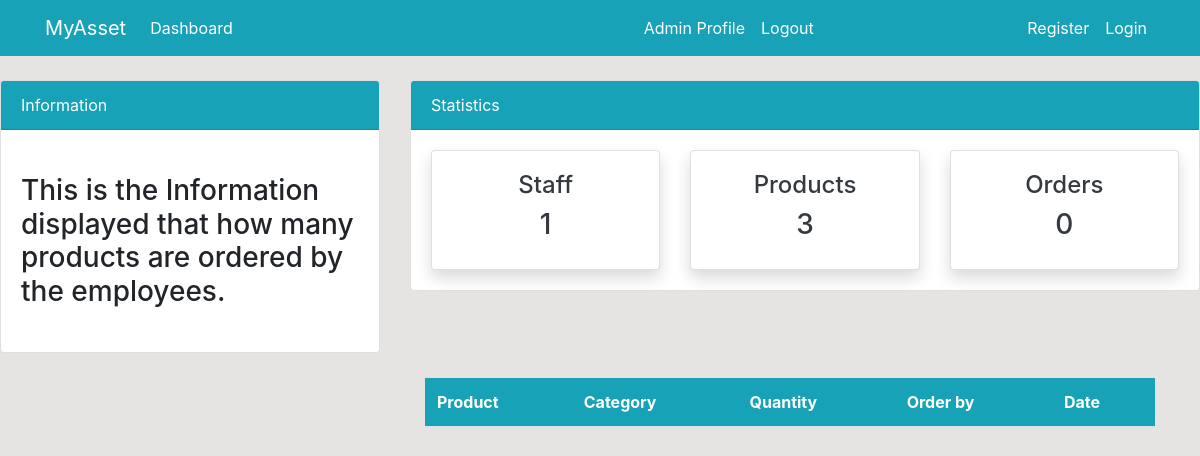
The page /order/ (signed in) on the database as committed earlier.
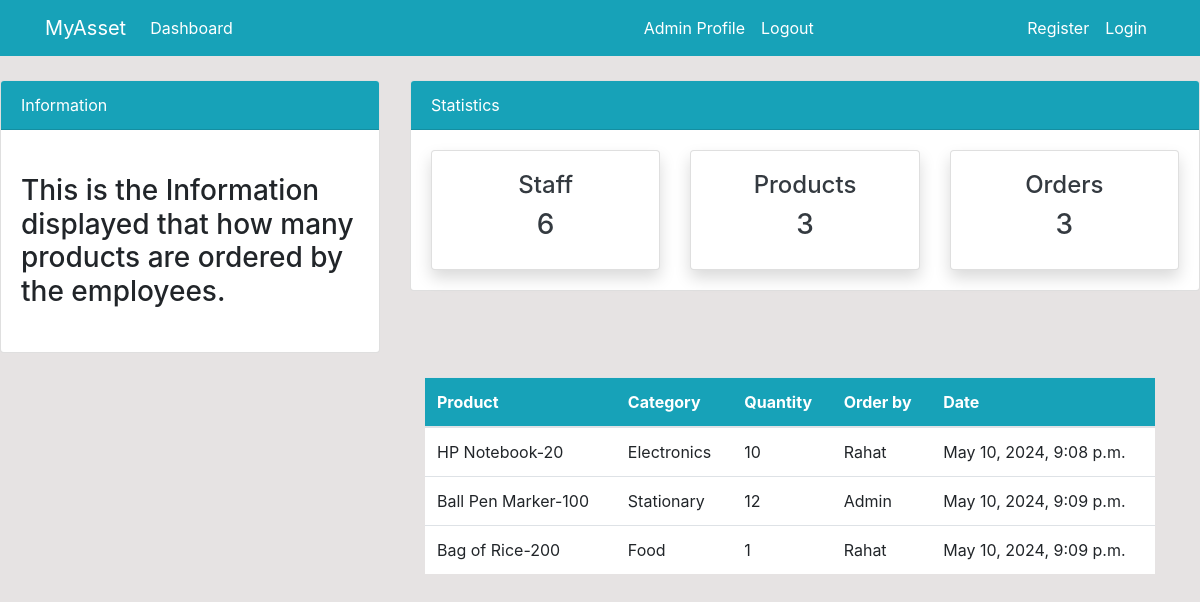
The same page on the database as committed later.
### dashboard/models.py (models this page shows, shortened)
class Order(models.Model):
    product = models.ForeignKey(Product, on_delete=models.CASCADE, null=True)
    staff = models.ForeignKey(User, models.CASCADE, null=True)
    order_quantity = models.PositiveIntegerField(null=True)
    date = models.DateTimeField(auto_now_add=True)
    class Meta:
      verbose_name_plural = 'Order'

class Product(models.Model):
    name= models.CharField(max_length=100, null=True)
    category = models.CharField(max_length=20, choices=CATEGORY, null=True)
    quantity = models.PositiveIntegerField(null=True)
    class Meta:
      verbose_name_plural = 'Product'
    def __str__(self):
        return f'{self.name}-{self.quantity}'

### dashboard/views.py (the view)
# urls.py: path('order/', views.order, name='dashboard-order'),
@login_required(login_url='user-login')
def order(request):
    orders = Order.objects.all()
    orders_count = orders.count()
    workers_count = User.objects.all().count()
    product_count = Product.objects.all().count()
    context = {
        'orders':orders,
        'workers_count': workers_count,
        'orders_count': orders_count,
        'product_count': product_count
    }
    return render(request, 'dashboard/order.html', context)

### templates/dashboard/order.html (shortened to what this page needs)
{% extends 'partials/base.html' %}
{% block content %}
{% include 'partials/topnav.html' %}
    <div class="container">
        <div class="row my-4">
            <div class="col-md-4">
            </div>
            <div class="col-md-8">
                <table class="table bg-white">
                    <thead class="bg-info">
                        <tr class="text-white">
                            <th scope="col">Product</th>
                            <th scope="col">Category</th>
                            <th scope="col">Quantity</th>
                            <th scope="col">Order by</th>
                            <th scope="col">Date</th>
                        </tr>
                    </thead>
                    <tbody>
                        {% for orders in orders %}
                        <tr>
                            <td>{{ orders.product }}</td>
                            <td>{{ orders.product.category }}</td>
                            <td>{{ orders.order_quantity }}</td>
                            <td>{{ orders.staff.username }}</td>
                            <td>{{ orders.date }}</td>
                        </tr>
                        {% endfor %}
                    </tbody>
                </table>
            </div>
        </div>
    </div>
{% endblock  %}

Rows that differ between the two databases and show on the page:
added Order: product "HP Notebook-20", product.category "Electronics", order_quantity "10", staff.username "Rahat", date "May 10, 2024, 9:08 p.m."
added Order: product "Ball Pen Marker-100", product.category "Stationary", order_quantity "12", staff.username "Admin", date "May 10, 2024, 9:09 p.m."
added Order: product "Bag of Rice-200", product.category "Food", order_quantity "1", staff.username "Rahat", date "May 10, 2024, 9:09 p.m."
Other text that changed with them:
{{ workers_count }}: "1" → "6"
{{ orders_count }}: "0" → "3"
